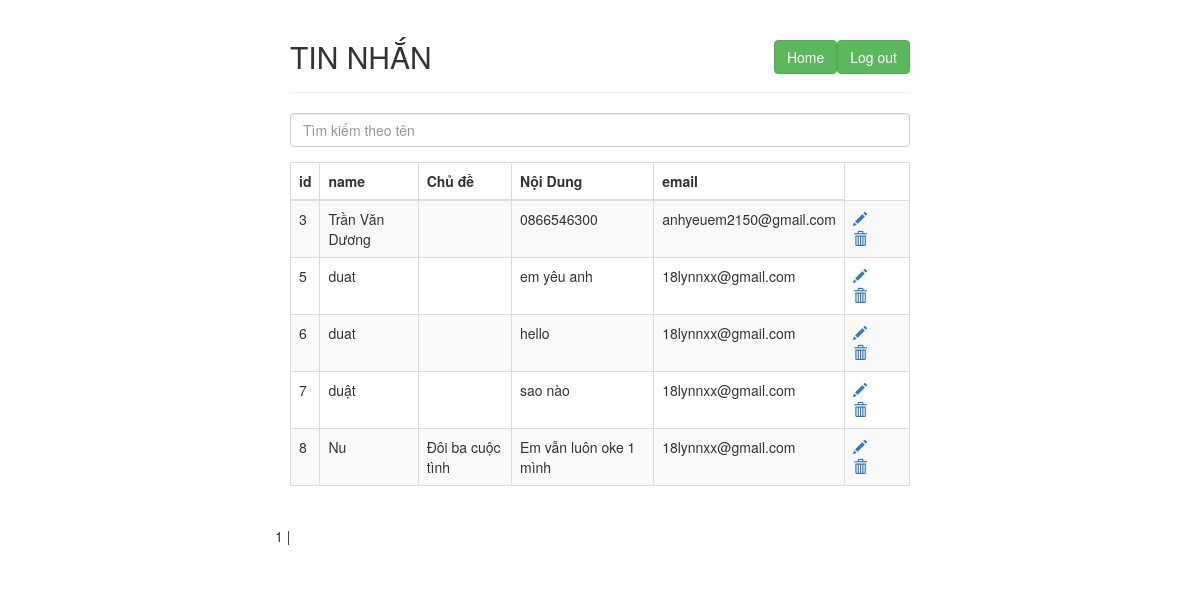
Screenshot of /display.php with the database file from the repository.
### tables this page shows
CREATE TABLE `signup` (
  `idup` mediumint(6) UNSIGNED NOT NULL,
  `name` varchar(100) NOT NULL,
  `ykien` varchar(1000) NOT NULL,
  `email` varchar(50) NOT NULL,
  `chude` varchar(1000) NOT NULL
);

### display.php (the view, shortened to what this page needs)
<!DOCTYPE html>
<html lang="en">
<head>
    <link rel="stylesheet" href="https://maxcdn.bootstrapcdn.com/bootstrap/3.3.7/css/bootstrap.css">
</head>
<body>
<?php
        $conn = mysqli_connect('localhost', 'root','', 'btl2');
        $result = mysqli_query($conn, 'select count(idup) as total from signup');
        $row = mysqli_fetch_assoc($result);
        $total_records = $row['total'];
        $current_page = isset($_GET['page']) ? $_GET['page'] : 1;
        $limit = 10;
        $total_page = ceil($total_records / $limit);
        $start = ($current_page - 1) * $limit;
        ?>
    <div class="wrapper">
        <div class="container-fluid">
            <div class="row">
                <div class="col-md-12">
                    <div class="page-header clearfix">
                        <h2 class="pull-left">TIN NHẮN</h2>
                        <a href="logout.php" class="btn btn-success pull-right">Log out</a>
                        <a href="read.php" class="btn btn-success pull-right">Home</a>
                    </div>
                    <form method="get">
					    <input type="text" name="s" class="form-control" style="margin-top: 15px; margin-bottom: 15px;" placeholder="Tìm kiếm theo tên">
				</form>
                    <?php
                    require_once "config.php";
                    $sql = "SELECT * FROM users";
                    if($result = mysqli_query($conn, "SELECT * FROM signup LIMIT $start, $limit")){
                        if(mysqli_num_rows($result) > 0){
                            echo "<table class='table table-bordered table-striped'>";
                                echo "<thead>";
                                    echo "<tr>";
                                        echo "<th>id</th>";
                                        echo "<th>name</th>";
                                        echo "<th>Chủ đề</th>";
                                        echo "<th>Nội Dung</th>";
                                        echo "<th>email</th>";
                                    echo "</tr>";
                                echo "</thead>";
                                echo "<tbody>";
                                while ($row = mysqli_fetch_assoc($result)){
                                    echo "<tr>";
                                        echo "<td>" . $row['idup'] . "</td>";
                                        echo "<td>" . $row['name'] . "</td>";
                                        echo "<td>" . $row['chude'] . "</td>";
                                        echo "<td>" . $row['ykien'] . "</td>";
                                        echo "<td>" . $row['email'] . "</td>";
                                        echo "<td>";
                                            echo "<a href='updatesignup.php?id=". $row['idup'] ."' title='Update Record' data-toggle='tooltip'><span class='glyphicon glyphicon-pencil'></span></a>";
                                            echo "<a href='deletesignup.php?id=". $row['idup'] ."' title='Delete Record' data-toggle='tooltip'><span class='glyphicon glyphicon-trash'></span></a>";
                                        echo "</td>";
                                    echo "</tr>";
                                }
                                echo "</tbody>";
                            echo "</table>";
                        }
                    } else{
                        echo "ERROR: Could not able to execute $sql. " . mysqli_error($conn);
                    }
                    ?>
                </div>
                <div class="pagination">
           <?php
            for ($i = 1; $i <= $total_page; $i++){
                if ($i == $current_page){
                    echo '<span>'.$i.'</span> | ';
                }
                else{
                    echo '<a href="display.php?page='.$i.'">'.$i.'</a> | ';
                }
            }
           ?>
        </div>
            </div>
        </div>
    </div>
</body>
</html>

### display.php (style rules this page uses)
.wrapper { width: 650px; margin: 0 auto; }
.page-header h2 { margin-top: 0; }
table tr td:last-child a { margin-right: 15px; }

### rows the page displays
signup: idup "3", name "Trần Văn Dương", ykien "0866546300", email "anhyeuem2150@gmail.com"
signup: idup "5", name "duat", ykien "em yêu anh", email "18lynnxx@gmail.com"
signup: idup "6", name "duat", ykien "hello", email "18lynnxx@gmail.com"
signup: idup "7", name "duật", ykien "sao nào", email "18lynnxx@gmail.com"
signup: idup "8", name "Nu", chude "Đôi ba cuộc tình", ykien "Em vẫn luôn oke 1 mình", email "18lynnxx@gmail.com"
